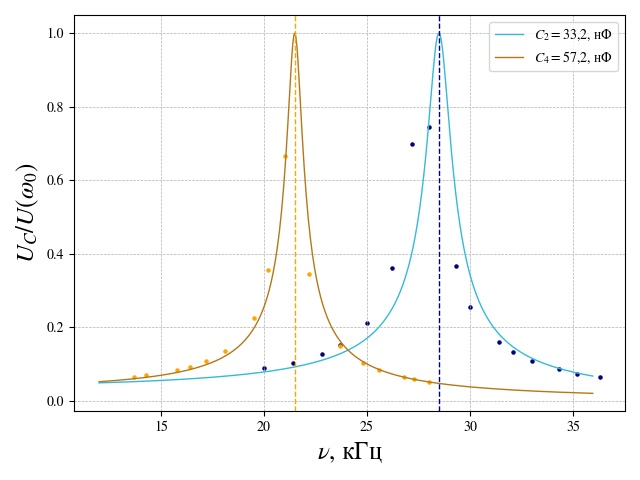

Write Python code to recreate this figure.
import numpy as np
import matplotlib.pyplot as plt
import math

plt.rcParams['mathtext.fontset'] = 'stix'
plt.rcParams['font.family'] = 'STIXGeneral'


def approx(X, Y, d):
    m = len(X)
    xav = 0
    yav = 0
    x2av = 0
    y2av = 0
    xyav = 0
    # 1 approximation : y = kx + b
    if (d == 1):
        for n in range(len(X)):
            xyav = xyav + X[n] * Y[n] / m
            y2av = y2av + Y[n] * Y[n] / m
            x2av = x2av + X[n] * X[n] / m
            xav = xav + X[n] / m
            yav = yav + Y[n] / m
        k = ((xyav) - xav * yav) / (x2av - xav * xav)
        b = yav - k * xav
        d_k = 1 / math.sqrt(m) * math.sqrt(abs((y2av - yav * yav) / (x2av - xav * xav) - k ** 2))
        d_b = d_k * math.sqrt(x2av - xav * xav)
        final_data = [k, d_k, b, d_b]
    else:
        # 2 approximation : y = kx
        if (d == 2):
            for n in range(len(X)):
                xyav = xyav + X[n] * Y[n] / m
                y2av = y2av + Y[n] * Y[n] / m
                x2av = x2av + X[n] * X[n] / m
            k = (xyav) / (x2av)
            d_k = 1 / math.sqrt(m) * math.sqrt(abs((y2av) / (x2av) - k ** 2))
            final_data = [k, d_k]
    return final_data


X1 = [26.2, 27.2, 28., 29.3, 30., 31.4, 32.1, 33, 34.3, 35.2, 36.3, 25, 23.7, 22.8, 21.4, 20]
Y1 = [3.1, 6.0, 6.4, 3.14, 2.2, 1.38, 1.14, 0.93, 0.74, 0.63, 0.54, 1.81, 1.31, 1.1, 0.89, 0.76]

gamma1 = 3.5389

X2 = [20.2, 21., 22.2, 23.7, 24.8, 25.6, 26.8, 27.3, 28, 19.5, 18.1, 17.2, 16.4, 15.8, 14.3, 13.7]
Y2 = [3.5, 6.56, 3.39, 1.47, 1.01, 0.82, 0.64, 0.59, 0.51, 2.23, 1.34, 1.05, 0.91, 0.82, 0.68, 0.63]

gamma2 = 2.3825

X_1 = [0 for i in range(len(X1))]

for i in range(len(X1)):
    X_1[i] = 1 / math.sqrt((3.14 ** 2) * (28.5 ** 2 - X1[i] / 28.5 ** 2) ** 2 + (gamma1 ** 2) * (X1[i] ** 2))

X_2 = [0 for i in range(len(X2))]

for i in range(len(X2)):
    X_2[i] = 1 / math.sqrt((3.14 ** 2) * (21.5 ** 2 - X2[i] / 21.5 ** 2) ** 2 + (gamma2 ** 2) * (X2[i] ** 2))

# approximation

data = approx(X_1, Y1, 2)

k1 = data[0]
d_k1 = data[1]

data = approx(X_2, Y2, 2)

k2 = data[0]
d_k2 = data[1]

max1 = k1 / (gamma1 * 28.5)
max2 = k2 / (gamma2 * 21.5)

for i in range(len(Y1)):
    Y1[i] = Y1[i] / max1

for i in range(len(Y2)):
    Y2[i] = Y2[i] / max2

plt.scatter(X1, Y1, s=5, color='navy')
plt.scatter(X2, Y2, s=5, color='orange')

# plot creating
max_1 = 10
index_1 = 0
max_2 = 10
index_2 = 0

t1 = np.arange(12, 36, 0.05)
q1 = 9.86 * (28.5 ** 2 - t1 * t1) ** 2 + gamma1 ** 2 * (t1 * t1)
s1 = k1 * k1 / q1
for n in range(len(s1)):
    s1[n] = math.sqrt(s1[n])
    s1[n] = s1[n] / max1
    if (abs(s1[n] - 0.707) < max_1 and t1[n] < 28.5):
        max_1 = abs(s1[n] - 0.707)
        index_1 = n
    if (abs(s1[n] - 0.707) < max_2 and t1[n] > 28.5):
        max_2 = abs(s1[n] - 0.707)
        index_2 = n

print(abs(t1[index_1] - t1[index_2]))

max_1 = 10
index_1 = 0
max_2 = 10
index_2 = 0
t2 = np.arange(12, 36, 0.05)
q2 = 9.86 * (21.5 ** 2 - t2 * t2) ** 2 + gamma2 ** 2 * (t2 * t2)
s2 = k2 * k2 / q2
for n in range(len(s2)):
    s2[n] = math.sqrt(s2[n])
    s2[n] = s2[n] / max2
    if (abs(s2[n] - 0.707) < max_1 and t2[n] < 21.5):
        max_1 = abs(s2[n] - 0.707)
        index_1 = n
    if (abs(s2[n] - 0.707) < max_2 and t2[n] > 21.5):
        max_2 = abs(s2[n] - 0.707)
        index_2 = n
print(abs(t2[index_1] - t2[index_2]))

plt.plot(t1, s1, lw=1.0, color='#36B9DA', label=r'$C_2 = 33{,}2$, нФ')
plt.plot(t2, s2, lw=1.0, color='#B67719', label=r'$C_4 = 57{,}2$, нФ')

# resonance line
plt.axvline(x=28.5, ymin=0., ymax=1.8, ls='--', color='navy', lw=1.0)
plt.axvline(x=21.5, ymin=0., ymax=1.8, ls='--', color='orange', lw=1.0)

a1 = [12, 36]
b1 = [0.707, 0.707]
plt.plot(a1, b1, lw=0.5, color='gray', ls='--')

plt.legend(fontsize='x-large')

plt.xlabel(r'$\nu$, кГц', size=18)
plt.ylabel(r'$U_C/U(\omega_0)$', size=18)
kwargs = {'linestyle': '--', 'lw': 0.5}
plt.grid(True, **kwargs)
plt.legend()

plt.show()

plt.savefig('p13.png')
